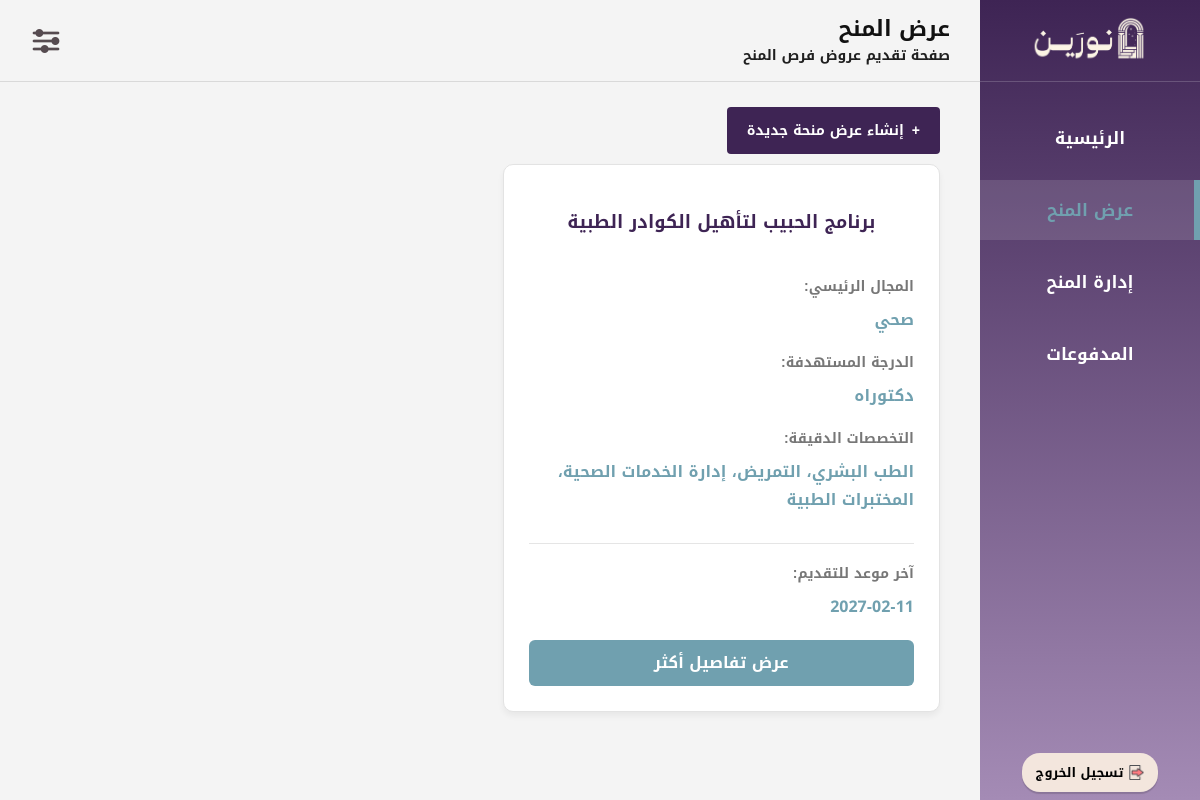
Before: /Inv04_CreateScholarship.php (signed in) with the older database file.
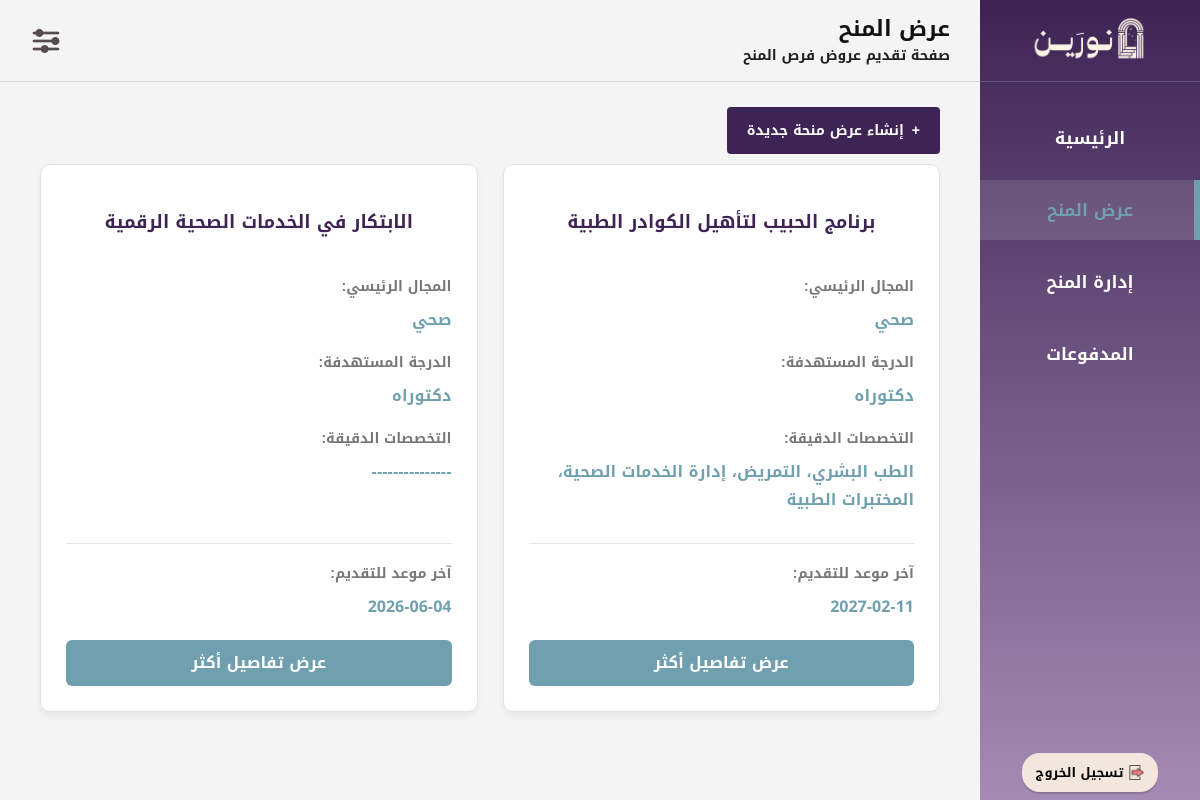
After: the same page with the newer database file.
### tables this page shows
CREATE TABLE `scholarship_opps` (
  `scholarship_id` int(11) NOT NULL,
  `sch_field` enum('تقني وحوسبي','علوم طبيعية','صناعي وتشغيلي','ادراي','قانوني','اجتماعي وانساني','تصميمي','اقتصادي','إعلامي','بيئي','لوجيستي','صحي') NOT NULL,
  `inv_id` int(11) NOT NULL,
  `sch_name` varchar(100) NOT NULL,
  `requirements` text NOT NULL,
  `study_level` enum('بكالوريوس','ماجستير','دكتوراه') NOT NULL,
  `Specializations` text NOT NULL,
  `app_deadline` datetime NOT NULL
);

### Inv04_CreateScholarship.php (the view, shortened to what this page needs)
<?php
$con = mysqli_connect("localhost","root","","noreen");
mysqli_set_charset($con,"utf8mb4");
$inv_id = $_SESSION['inv_id'];
$sql = "SELECT scholarship_id, sch_name, sch_field, study_level, Specializations, app_deadline
        FROM scholarship_opps
        WHERE inv_id = '$inv_id'";
$result = mysqli_query($con, $sql);
?>
<!DOCTYPE html>
<html lang="ar" dir="rtl">
<head>
<link rel="stylesheet" href="CSS01Layout.css?v=3">
</head>
<body>
<div class="layout">
<aside class="sidebar">
  <div class="sidebar-top">
    <div class="sidebar-logo">
      <img src="شعار نورين.png" alt="نورين">
    </div>
    <ul class="sidebar-menu">
      <li><a href="Inv00_MainPage.php">الرئيسية</a></li>
      <li><a href="Inv04_CreateScholarship.php" class="active">عرض المنح</a></li>
      <li><a href="Inv06_ManageScholarships.php">إدارة المنح</a></li>
      <li><a href="Inv10_Payments.php">المدفوعات</a></li>
    </ul>
  </div>
  <div class="sidebar-bottom">
    <form action="logout.php" method="post">
      <button type="submit" class="logout-btn">
        <img src="ايقونة تسجيل الخروج.png" class="logout-icon" alt="تسجيل الخروج">
        <b>تسجيل الخروج</b>
      </button>
    </form>
  </div>
</aside>
<div class="main-content">
<header class="header">
  <div class="page-heading">
    <h1 class="page-title">عرض المنح</h1>
    <p class="page-description">صفحة تقديم عروض فرص المنح</p>
  </div>
  <div class="header-icons">
    <div class="settings-dropdown">
      <img src="ايقونة قائمة الاعدادات.png" class="menu-icon" alt="الإعدادات">
    </div>
  </div>
</header>
<div class="page-top">
  <div class="create-btn-box">
    <a href="Inv04_CreateScholarshipForm.php" class="create-btn">
      <span>+</span>
      <span>إنشاء عرض منحة جديدة</span>
    </a>
  </div>
</div>
<div class="scholarships-list">
<?php if(mysqli_num_rows($result) > 0){ ?>
  <div class="scholarships-grid">
    <?php while($row = mysqli_fetch_assoc($result)){ ?>
      <div class="scholarship-card">
        <div class="scholarship-title">
          <?php echo htmlspecialchars($row['sch_name']); ?>
        </div>
        <div class="card-content">
          <div class="card-item">
            <div class="card-label">المجال الرئيسي:</div>
            <div class="card-value"><?php echo htmlspecialchars($row['sch_field']); ?></div>
          </div>
          <div class="card-item">
            <div class="card-label">الدرجة المستهدفة:</div>
            <div class="card-value"><?php echo htmlspecialchars($row['study_level']); ?></div>
          </div>
          <div class="card-item specializations-block">
            <div class="card-label">التخصصات الدقيقة:</div>
            <div class="card-value"><?php echo nl2br(htmlspecialchars($row['Specializations'])); ?></div>
          </div>
        </div>
        <div class="card-divider"></div>
        <div class="card-item deadline-block">
          <div class="card-label">آخر موعد للتقديم:</div>
          <div class="card-value"><?php echo date("Y-m-d", strtotime($row['app_deadline'])); ?></div>
        </div>
        <a href="Inv05_ScholarshipsDetails.php?id=<?php echo $row['scholarship_id']; ?>" class="details-btn">
          عرض تفاصيل أكثر
        </a>
      </div>
    <?php } ?>
  </div>
<?php } else { ?>
  <div class="empty-state">
    لم تقم بنشر منحة حتى الآن
  </div>
<?php } ?>
</div>
</div>
</div>
</body>
</html>

Changed rows visible on the page:
added scholarship_opps: sch_name "الابتكار في الخدمات الصحية الرقمية", sch_field "صحي", study_level "دكتوراه", Specializations "---------------", app_deadline "2026-06-04"
